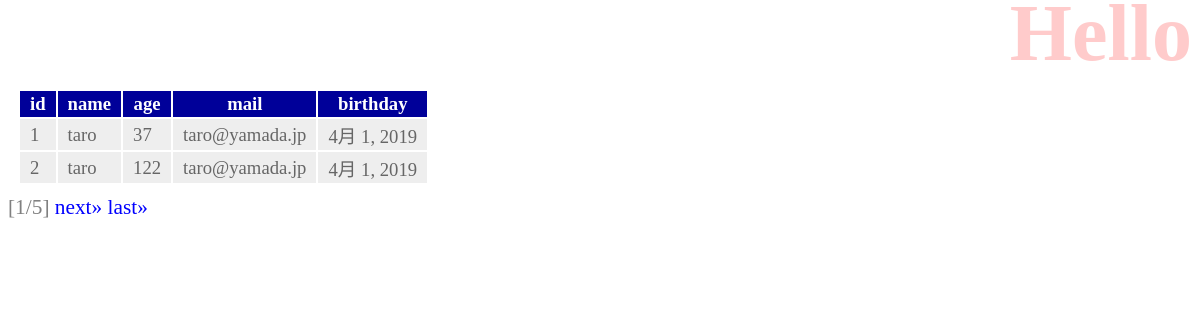
/hello/, run on the app's committed database.
### hello/models.py (models this page shows, shortened)
class Friend(models.Model):
    name = models.CharField(max_length=100, validators=[number_only])
    mail = models.EmailField(max_length=200, validators=[MinLengthValidator(10)])
    gender = models.BooleanField()
    age = models.IntegerField(validators=[MinValueValidator(0), MaxValueValidator(150)])
    birthday = models.DateField()

### hello/views.py (the view)
# urls.py: path('', views.index, name='index'),
def index(request, num=1):
    data = Friend.objects.all()
    page = Paginator(data, 2)
    params = {
        'title': 'Hello',
        'message': '',
        'data': page.get_page(num),
    }
    return render(request, 'hello/index.html', params)

### hello/templates/hello/index.html (shortened to what this page needs)
{% load static %}
<!doctype html>
<html lang="ja">
<head>
    <link rel="stylesheet" type="text/css"
        href="{% static 'hello/css/style.css' %}"/>
</head>
<body>
    <h1>{{title}}</h1>
    <table>
        <tr>
            <th>id</th>
            <th>name</th>
            <th>age</th>
            <th>mail</th>
            <th>birthday</th>
        </tr>
        {% for item in data %}
            <tr>
                <td>{{ item.id }}</td>
                <td>{{ item.name }}</td>
                <td>{{ item.age }}</td>
                <td>{{ item.mail }}</td>
                <td>{{ item.birthday }}</td>
            </tr>
        {% endfor %}
    </table>
    <div class="pagination">
        <span class="current">
            [{{ data.number }}/{{ data.paginator.num_pages }}]
        </span>
        {% if data.has_next %}
            <a href="{% url 'index' %}{{ data.next_page_number }}">next&raquo;</a>
            <a href="{% url 'index' %}{{ data.paginator.num_pages }}">last&raquo;</a>
        {% endif %}
    </div>
</body>
</html>

### hello/static/hello/css/style.css (style rules this page uses)
body { color: gray; font-size: 16pt; }
h1 { color: red; opacity: 0.2; font-size: 60pt; margin-top: -20px; margin-bottom: 0px; text-align: right; }
a { color: blue; text-decoration: none; }
table { margin: 10px; font-size: 14pt; }
table tr th { background-color: #009; color:white; padding:2px 10px; border-width: 2px; }
table tr td { background-color: #eee; color: #666; padding: 2px 10px; border-width: 2px; }

### data on the page
Friend: id "1", name "taro", age "37", mail "taro@yamada.jp", birthday "4月 1, 2019"
Friend: id "2", name "taro", age "122", mail "taro@yamada.jp", birthday "4月 1, 2019"

### other printed values
{{ data.number }} "1"
{{ data.paginator.num_pages }} "5"
